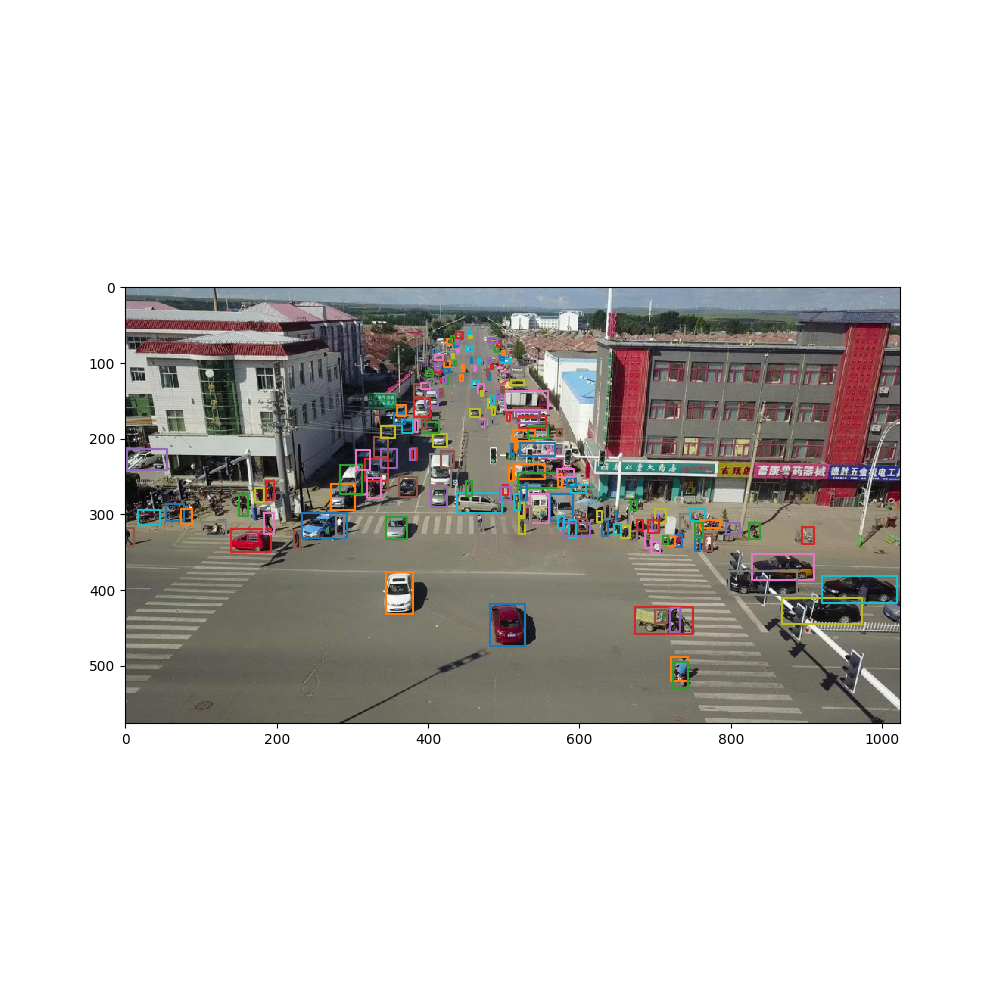

This figure's Python source:
import os
import cv2
import fire
import numpy as np
import os.path as osp
import matplotlib.pyplot as plt

from configs.retina_visdrone_chip import opt

from models import Model
from models.utils import PostProcess, re_resize
from utils import Saver, plot_img
from dataloaders.transform import Letterbox, Normalizer

import torch

import multiprocessing
multiprocessing.set_start_method('spawn', True)

classes = {'pedestrian', 'person', 'bicycle', 'car', 'van',
           'truck', 'tricycle', 'awning-tricycle', 'bus', 'motor'}
show = True


def test(**kwargs):
    opt._parse(kwargs)
    saver = Saver(opt, "test")

    imgs_name = os.listdir(opt.test_dir)
    resize = Letterbox(input_size=(opt.min_size, opt.max_size))
    normalize = Normalizer(mean=opt.mean, std=opt.std)

    # Define Network
    # initilize the network here.
    model = Model(opt, num_classes=10)
    model = model.to(opt.device)
    post_pro = PostProcess(**opt.nms)

    if os.path.isfile(opt.pre):
        print("=> loading checkpoint '{}'".format(opt.pre))
        checkpoint = torch.load(opt.pre)

        model.load_state_dict(checkpoint['state_dict'])
        print("=> loaded checkpoint '{}' (epoch {})"
              .format(opt.pre, checkpoint['epoch']))
    else:
        raise FileNotFoundError

    results = []
    model.eval()
    with torch.no_grad():
        for img_name in imgs_name:
            # data read and transforms
            img_path = osp.join(opt.test_dir, img_name)
            img = cv2.imread(img_path)[:, :, ::-1]
            sample = {'img': img, 'annot': None}
            sample = normalize(sample)
            sample = resize(sample)
            input = sample['img'].unsqueeze(0).to(opt.device).permute(0, 3, 1, 2)

            # predict
            scores, labels, boxes = model(input)
            scores_bt, labels_bt, boxes_bt = post_pro(
                    scores, labels, boxes, img.shape[-2:])

            for box, label, score in zip(boxes_bt[0], labels_bt[0], scores_bt[0]):
                box[2:] = box[2:] - box[:2]
                results.append({"image_id": img_name,
                                "category_id": label,
                                "bbox": box[:4],
                                "score": score})

            if show:
                # draw
                boxes = re_resize(boxes_bt[0], sample['scale'], opt.resize_type)
                labels = labels_bt[0].float().view(-1, 1)
                scores = scores_bt[0].float().view(-1, 1)
                output = torch.cat((boxes, labels, scores), dim=1)
                output = output.numpy()
                img = plot_img(img, output, classes)

                plt.figure(figsize=(10, 10))
                plt.subplot(1, 1, 1).imshow(img)
                plt.show()

        saver.save_test_result(results)


if __name__ == '__main__':
    # test()
    fire.Fire(test)
